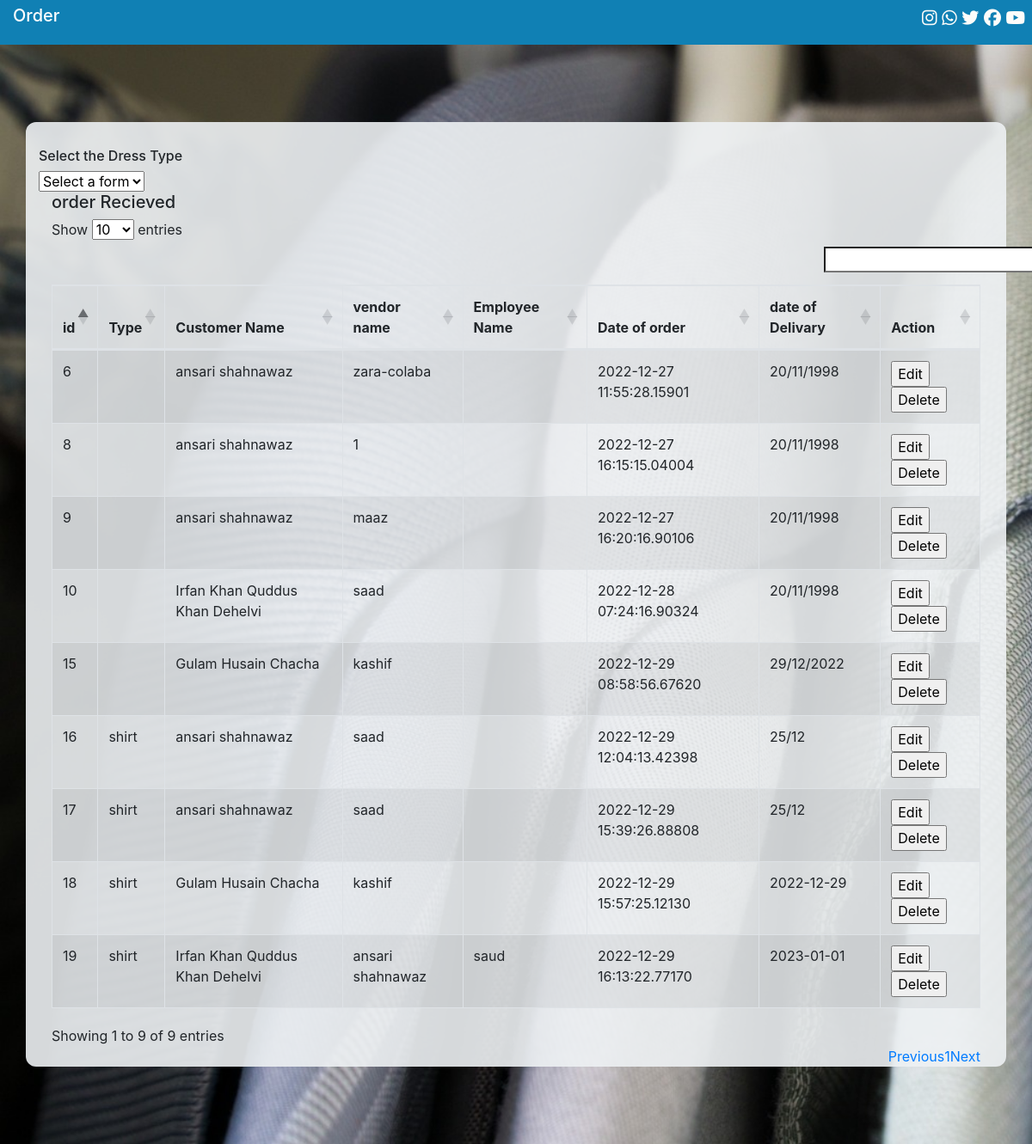
Page /Customer/register.php on the committed database.
### tables this page shows
CREATE TABLE `orders` (
  `sr` bigint(20) UNSIGNED NOT NULL,
  `type` varchar(15) NOT NULL,
  `cust_name` varchar(255) NOT NULL,
  `del_date` varchar(255) NOT NULL,
  `vendor` varchar(255) NOT NULL,
  `emp_name` varchar(32) NOT NULL,
  `height` varchar(15) NOT NULL,
  `shoulder` varchar(15) NOT NULL,
  `chest` varchar(15) NOT NULL,
  `sleev` varchar(15) NOT NULL,
  `neck` varchar(15) NOT NULL,
  `bh` varchar(15) NOT NULL,
  `fix` varchar(15) NOT NULL,
  `stomach` varchar(15) NOT NULL,
  `seat` varchar(15) NOT NULL,
  `cuff` varchar(15) NOT NULL,
  `collar` varchar(15) NOT NULL,
  `rem` varchar(255) NOT NULL,
  `time` timestamp(5) NOT NULL DEFAULT current_timestamp(5) ON UPDATE current_timestamp(5)
);

### Customer/register.php (the view, shortened to what this page needs)
<?php
include('../connection.php');
?>
<!DOCTYPE html>
<html lang="en">
<head>
    <link rel="stylesheet" href="../css/bootstrap.css">
    <link rel="stylesheet" href="../css/datatable.css">
    <link rel="stylesheet" href="../css/style.css">
</head>
<body>
    <div class="container-fluid top">
        <div class="row">
          <div class="col-sm-9">
            <h5>Order</h5>
          </div>
          <div class="col-sm-3 social" id="social">
            <ul>
              <a href="#"><i class="fa-brands fa-instagram"></i></a>
              <a href="#"><i class="fa-brands fa-whatsapp"></i></a>
              <a href="#"><i class="fa-brands fa-twitter"></i></a>
              <a href="#"><i class="fa-brands fa-facebook"></i></a>
              <a href="#"><i class="fa-brands fa-youtube"></i></a>
            </ul>
          </div>
        </div>
      </div>
      <div class="container-fluid order_panel responsive">
        <div class="container order_panel_child">
            <h6>Select the Dress Type</h6>
            <select id="formSel">
                <option value="-">Select a form</option>
              </select>
        </div><hr>
 </div><br>
 <div class="container display_section">
  <?php
  include('order_display.php');
  ?>
</body>
</html>

### Customer/order_display.php
<?php
include('../connection.php');
$display = mysqli_query($conn, "SELECT * FROM orders");
echo "<h5>order Recieved</h5>";
echo "<table id='myTable' class='table table-striped table-bordered' style='width:100%'>";
echo "<thead>";
echo "<th>id</th>";
echo "<th>Type</th>";
echo "<th>Customer Name</th>";
echo "<th>vendor name</th>";
echo "<th>Employee Name</th>";
echo "<th>Date of order</th>";
echo "<th>date of Delivary</th>";
echo "<th>Action</th>";
echo "</thead>";
    while ($row = mysqli_fetch_assoc($display)) {
echo "<tr>";
echo "<td>" . $row['sr'] . "</td>";
echo "<td>" . $row['type'] . "</td>";
echo "<td>" . $row['cust_name'] . "</td>";
echo "<td>" . $row['vendor'] . "</td>";
echo "<td>" . $row['emp_name'] . "</td>";
echo "<td>" . $row['time'] . "</td>";
echo "<td>" . $row['del_date'] . "</td>";
echo "<td><input type='button' value='Edit'><input type='button' value='Delete'></td>";
}
echo "</table>";
?>
</div>

### css/datatable.css (style rules this page uses)
table.dataTable thead>tr>th.sorting,table.dataTable thead>tr>th.sorting_asc,table.dataTable thead>tr>th.sorting_desc,table.dataTable thead>tr>th.sorting_asc_disabled,table.dataTable thead>tr>th.sorting_desc_disabled,table.dataTable thead>tr>td.sorting,table.dataTable thead>tr>td.sorting_asc,table.dataTable thead>tr>td.sorting_desc,table.dataTable thead>tr>td.sorting_asc_disabled,table.dataTable thead>tr>td.sorting_desc_disabled { cursor:pointer;position:relative;padding-right:26px }
table.dataTable thead>tr>th.sorting:before,table.dataTable thead>tr>th.sorting:after,table.dataTable thead>tr>th.sorting_asc:before,table.dataTable thead>tr>th.sorting_asc:after,table.dataTable thead>tr>th.sorting_desc:before,table.dataTable thead>tr>th.sorting_desc:after,table.dataTable thead>tr>th.sorting_asc_disabled:before,table.dataTable thead>tr>th.sorting_asc_disabled:after,table.dataTable thead>tr>th.sorting_desc_disabled:before,table.dataTable thead>tr>th.sorting_desc_disabled:after,table.dataTable thead>tr>td.sorting:before,table.dataTable thead>tr>td.sorting:after,table.dataTable thead>tr>td.sorting_asc:before,table.dataTable thead>tr>td.sorting_asc:after,table.dataTable thead>tr>td.sorting_desc:before,table.dataTable thead>tr>td.sorting_desc:after,table.dataTable thead>tr>td.sorting_asc_disabled:before,table.dataTable thead>tr>td.sorting_asc_disabled:after,table.dataTable thead>tr>td.sorting_desc_disabled:before,table.dataTable thead>tr>td.sorting_desc_disabled:after { position:absolute;display:block;opacity:.125;right:10px;line-height:9px;font-size:.8em }
table.dataTable thead>tr>th.sorting:before,table.dataTable thead>tr>th.sorting_asc:before,table.dataTable thead>tr>th.sorting_desc:before,table.dataTable thead>tr>th.sorting_asc_disabled:before,table.dataTable thead>tr>th.sorting_desc_disabled:before,table.dataTable thead>tr>td.sorting:before,table.dataTable thead>tr>td.sorting_asc:before,table.dataTable thead>tr>td.sorting_desc:before,table.dataTable thead>tr>td.sorting_asc_disabled:before,table.dataTable thead>tr>td.sorting_desc_disabled:before { bottom:50%;content:"▲" }
table.dataTable thead>tr>th.sorting:after,table.dataTable thead>tr>th.sorting_asc:after,table.dataTable thead>tr>th.sorting_desc:after,table.dataTable thead>tr>th.sorting_asc_disabled:after,table.dataTable thead>tr>th.sorting_desc_disabled:after,table.dataTable thead>tr>td.sorting:after,table.dataTable thead>tr>td.sorting_asc:after,table.dataTable thead>tr>td.sorting_desc:after,table.dataTable thead>tr>td.sorting_asc_disabled:after,table.dataTable thead>tr>td.sorting_desc_disabled:after { top:50%;content:"▼" }
table.dataTable thead>tr>th.sorting_asc:before,table.dataTable thead>tr>th.sorting_desc:after,table.dataTable thead>tr>td.sorting_asc:before,table.dataTable thead>tr>td.sorting_desc:after { opacity:.6 }
table.dataTable thead th,table.dataTable thead td,table.dataTable tfoot th,table.dataTable tfoot td { text-align:left }
table.dataTable { clear:both;margin-top:6px !important;margin-bottom:6px !important;max-width:none !important;border-collapse:separate !important;border-spacing:0 }
table.dataTable td,table.dataTable th { -webkit-box-sizing:content-box;box-sizing:content-box }
table.dataTable.table-striped>tbody>tr:nth-of-type(2n+1) { background-color:transparent }
table.dataTable>tbody>tr { background-color:transparent }
table.dataTable.table-striped>tbody>tr.odd>* { box-shadow:inset 0 0 0 9999px rgba(0, 0, 0, 0.05) }
table.table-bordered.dataTable { border-right-width:0 }
table.table-bordered.dataTable th,table.table-bordered.dataTable td { border-left-width:0 }
table.table-bordered.dataTable th:last-child,table.table-bordered.dataTable th:last-child,table.table-bordered.dataTable td:last-child,table.table-bordered.dataTable td:last-child { border-right-width:1px }
table.table-bordered.dataTable tbody th,table.table-bordered.dataTable tbody td { border-bottom-width:0 }

### rows in the picture
orders: sr "6", cust_name "ansari shahnawaz", vendor "zara-colaba", time "2022-12-27 11:55:28.15901", del_date "20/11/1998"
orders: sr "8", cust_name "ansari shahnawaz", vendor "1", time "2022-12-27 16:15:15.04004", del_date "20/11/1998"
orders: sr "9", cust_name "ansari shahnawaz", vendor "maaz", time "2022-12-27 16:20:16.90106", del_date "20/11/1998"
orders: sr "10", cust_name "Irfan Khan Quddus Khan Dehelvi", vendor "saad", time "2022-12-28 07:24:16.90324", del_date "20/11/1998"
orders: sr "15", cust_name "Gulam Husain Chacha", vendor "kashif", time "2022-12-29 08:58:56.67620", del_date "29/12/2022"
orders: sr "16", type "shirt", cust_name "ansari shahnawaz", vendor "saad", time "2022-12-29 12:04:13.42398", del_date "25/12"
orders: sr "17", type "shirt", cust_name "ansari shahnawaz", vendor "saad", time "2022-12-29 15:39:26.88808", del_date "25/12"
orders: sr "18", type "shirt", cust_name "Gulam Husain Chacha", vendor "kashif", time "2022-12-29 15:57:25.12130", del_date "2022-12-29"
orders: sr "19", type "shirt", cust_name "Irfan Khan Quddus Khan Dehelvi", vendor "ansari shahnawaz", emp_name "saud", time "2022-12-29 16:13:22.77170", del_date "2023-01-01"
